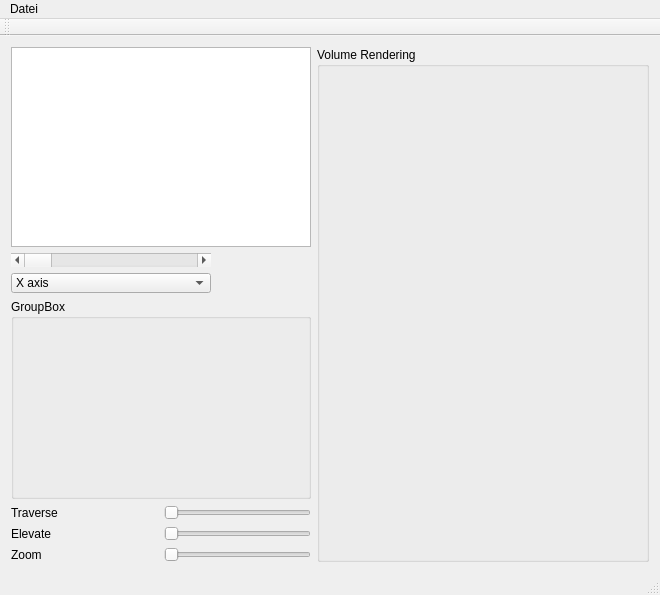
<?xml version="1.0" encoding="UTF-8"?>
<ui version="4.0">
 <class>MainWindow</class>
 <widget class="QMainWindow" name="MainWindow">
  <property name="geometry">
   <rect>
    <x>0</x>
    <y>0</y>
    <width>660</width>
    <height>534</height>
   </rect>
  </property>
  <property name="windowTitle">
   <string>MainWindow</string>
  </property>
  <widget class="QWidget" name="centralWidget">
   <layout class="QHBoxLayout" name="horizontalLayout_2">
    <item>
     <layout class="QVBoxLayout" name="verticalLayout">
      <item>
       <widget class="QGraphicsView" name="slicingView">
        <property name="sizePolicy">
         <sizepolicy hsizetype="MinimumExpanding" vsizetype="MinimumExpanding">
          <horstretch>0</horstretch>
          <verstretch>0</verstretch>
         </sizepolicy>
        </property>
        <property name="minimumSize">
         <size>
          <width>200</width>
          <height>200</height>
         </size>
        </property>
        <property name="maximumSize">
         <size>
          <width>300</width>
          <height>300</height>
         </size>
        </property>
       </widget>
      </item>
      <item>
       <widget class="QScrollBar" name="slicingScrollBar">
        <property name="sizePolicy">
         <sizepolicy hsizetype="Preferred" vsizetype="Fixed">
          <horstretch>0</horstretch>
          <verstretch>0</verstretch>
         </sizepolicy>
        </property>
        <property name="maximumSize">
         <size>
          <width>200</width>
          <height>21</height>
         </size>
        </property>
        <property name="orientation">
         <enum>Qt::Horizontal</enum>
        </property>
       </widget>
      </item>
      <item>
       <widget class="QComboBox" name="slicingComboBox">
        <property name="maximumSize">
         <size>
          <width>200</width>
          <height>20</height>
         </size>
        </property>
        <item>
         <property name="text">
          <string>X axis</string>
         </property>
        </item>
        <item>
         <property name="text">
          <string>Y axis</string>
         </property>
        </item>
        <item>
         <property name="text">
          <string>Z axis</string>
         </property>
        </item>
       </widget>
      </item>
      <item>
       <widget class="QGroupBox" name="transferFunctionGroupBox">
        <property name="sizePolicy">
         <sizepolicy hsizetype="Preferred" vsizetype="MinimumExpanding">
          <horstretch>0</horstretch>
          <verstretch>0</verstretch>
         </sizepolicy>
        </property>
        <property name="minimumSize">
         <size>
          <width>0</width>
          <height>200</height>
         </size>
        </property>
        <property name="title">
         <string>GroupBox</string>
        </property>
       </widget>
      </item>
      <item>
       <layout class="QHBoxLayout" name="horizontalLayout_4">
        <item>
         <widget class="QLabel" name="label_2">
          <property name="text">
           <string>Traverse</string>
          </property>
         </widget>
        </item>
        <item>
         <widget class="QSlider" name="traverseSlider">
          <property name="sizePolicy">
           <sizepolicy hsizetype="Preferred" vsizetype="Fixed">
            <horstretch>0</horstretch>
            <verstretch>0</verstretch>
           </sizepolicy>
          </property>
          <property name="orientation">
           <enum>Qt::Horizontal</enum>
          </property>
         </widget>
        </item>
       </layout>
      </item>
      <item>
       <layout class="QHBoxLayout" name="horizontalLayout_3">
        <item>
         <widget class="QLabel" name="label">
          <property name="text">
           <string>Elevate</string>
          </property>
         </widget>
        </item>
        <item>
         <widget class="QSlider" name="elevateSlider">
          <property name="sizePolicy">
           <sizepolicy hsizetype="Preferred" vsizetype="Fixed">
            <horstretch>0</horstretch>
            <verstretch>0</verstretch>
           </sizepolicy>
          </property>
          <property name="orientation">
           <enum>Qt::Horizontal</enum>
          </property>
         </widget>
        </item>
       </layout>
      </item>
      <item>
       <layout class="QHBoxLayout" name="horizontalLayout">
        <item>
         <widget class="QLabel" name="label_3">
          <property name="maximumSize">
           <size>
            <width>200</width>
            <height>20</height>
           </size>
          </property>
          <property name="text">
           <string>Zoom</string>
          </property>
         </widget>
        </item>
        <item>
         <widget class="QSlider" name="zoomSlider">
          <property name="sizePolicy">
           <sizepolicy hsizetype="Preferred" vsizetype="Fixed">
            <horstretch>0</horstretch>
            <verstretch>0</verstretch>
           </sizepolicy>
          </property>
          <property name="maximumSize">
           <size>
            <width>200</width>
            <height>21</height>
           </size>
          </property>
          <property name="orientation">
           <enum>Qt::Horizontal</enum>
          </property>
         </widget>
        </item>
       </layout>
      </item>
     </layout>
    </item>
    <item>
     <widget class="QGroupBox" name="rendererGroupBox">
      <property name="sizePolicy">
       <sizepolicy hsizetype="Expanding" vsizetype="Expanding">
        <horstretch>0</horstretch>
        <verstretch>0</verstretch>
       </sizepolicy>
      </property>
      <property name="title">
       <string>Volume Rendering</string>
      </property>
     </widget>
    </item>
   </layout>
  </widget>
  <widget class="QMenuBar" name="menuBar">
   <property name="geometry">
    <rect>
     <x>0</x>
     <y>0</y>
     <width>660</width>
     <height>20</height>
    </rect>
   </property>
   <widget class="QMenu" name="menuDatei">
    <property name="title">
     <string>Datei</string>
    </property>
    <addaction name="actionDatensatz_laden"/>
    <addaction name="actionBild_speichern"/>
   </widget>
   <addaction name="menuDatei"/>
  </widget>
  <widget class="QToolBar" name="mainToolBar">
   <attribute name="toolBarArea">
    <enum>TopToolBarArea</enum>
   </attribute>
   <attribute name="toolBarBreak">
    <bool>false</bool>
   </attribute>
  </widget>
  <widget class="QStatusBar" name="statusBar"/>
  <action name="actionDatensatz_laden">
   <property name="text">
    <string>Datensatz laden...</string>
   </property>
  </action>
  <action name="actionBild_speichern">
   <property name="text">
    <string>Bild speichern...</string>
   </property>
  </action>
 </widget>
 <layoutdefault spacing="6" margin="11"/>
 <resources/>
 <connections/>
</ui>
